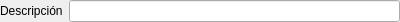
<?xml version="1.0" encoding="UTF-8"?>
<ui version="4.0">
 <class>Form</class>
 <widget class="QWidget" name="Form">
  <property name="geometry">
   <rect>
    <x>0</x>
    <y>0</y>
    <width>400</width>
    <height>20</height>
   </rect>
  </property>
  <property name="windowTitle">
   <string>Form</string>
  </property>
  <layout class="QHBoxLayout" name="horizontalLayout">
   <property name="margin">
    <number>0</number>
   </property>
   <item>
    <widget class="QLabel" name="label">
     <property name="text">
      <string>Descripción</string>
     </property>
    </widget>
   </item>
   <item>
    <widget class="DBLineEdit" name="dbLineEdit">
     <property name="fieldName">
      <string>descripcion</string>
     </property>
    </widget>
   </item>
  </layout>
 </widget>
 <customwidgets>
  <customwidget>
   <class>DBLineEdit</class>
   <extends>QLineEdit</extends>
   <header>widgets/dblineedit.h</header>
  </customwidget>
 </customwidgets>
 <resources/>
 <connections/>
</ui>
